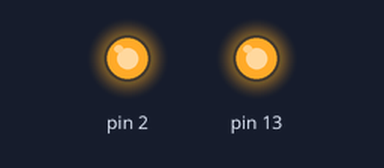
The sketch below on a simulated Arduino Uno, built with avr-gcc and run on an emulated ATmega328P. On the bench: output pins drawn as LEDs (lit = HIGH).

Above: at 5.5 s.
At 8.87 s:
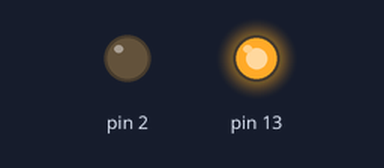
At 12.62 s:
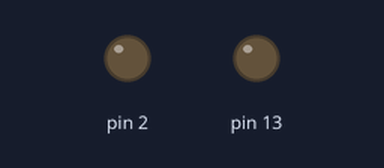
Timing chart, 0 to 12.9 s (numbered marks = the images above):
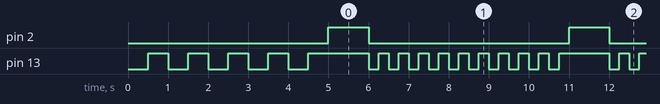

Measured:
- by itself, pin 2: alternates HIGH for 1.0 s and LOW for 5.0 s
- by itself, pin 13: moves between LOW and HIGH, repeating every 60.0 s
- by itself, everything shown: repeats every 6.0 s, in 21 steps

The sketch:

test-prg01.ino
```cpp
void setup(void) {
  int i;
  pinMode(2,OUTPUT);
  pinMode(13,OUTPUT);
  digitalWrite(2,LOW);
  digitalWrite(13,LOW);
  for(i=0;i<5;i++) {
    delay(500);
    digitalWrite(13,HIGH);
    delay(500);
    digitalWrite(13,LOW);
  }
}

void loop(void) {
  int i;
  digitalWrite(13,HIGH);
  digitalWrite(2,HIGH);
  delay(1000);
  digitalWrite(13,LOW);
  digitalWrite(2,LOW);
  for(i=0;i<10;i++) {
    delay(250);
    digitalWrite(13,HIGH);
    delay(250);
    digitalWrite(13,LOW);
  }
}
```
